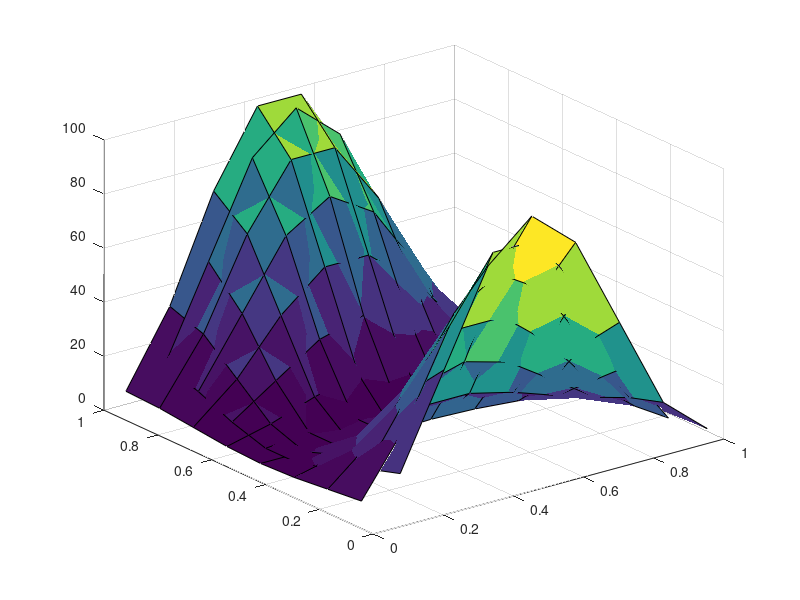

Reproduce this figure in MATLAB. (Note: this script raises an error after producing the figure.)
% Solve for steady state of heterogeneous diffusion in 2D on
% patches as an example application. The microscale is of
% known period so we interpolate next-to-edge values to get
% opposite edge values.  This version implements scenarios
% inspired by Biezemans et al. (2022) \S3, p.12.  AJR, Apr
% 2022
%!TEX root = ../Doc/eqnFreeDevMan.tex
%{
\section{\texttt{homoDiffSoln2}: steady state of a 2D
heterogeneous diffusion via small patches}
\label{sec:homoDiffSoln2}

Here we find the steady state~\(u(x,y)\) to the
heterogeneous \pde
\begin{equation*}
u_t=\divv[c(x,y)\grad u]-u+f,
\quad\text{for } f=100\sin(\pi x)\sin(\pi y).
\end{equation*}
The heterogeneous diffusion~\(c\) varies over two orders of
magnitude in small space distance~\(\epsilon\).  I
include~\(-u\) in the \pde\ to ensure a steady state with
periodic BCs.

\cref{sec:homoDiffSoln2Errs} gives a function that we invoke
to explore the errors in the patch scheme solution.  The 
spectral patch scheme is essentially exact.

\cite{Biezemans2022} discussed an example homogenisation in
2D with heterogeneity of period~\(\epsilon:=\pi/150\) in
both directions.  Ensure integer multiple of heterogeneity
periods in the domain, and initially use three times
bigger~\(\epsilon\).
\begin{matlab}
%}
epsilon = 1/round(50/pi)
%{
\end{matlab}
\cite{Biezemans2022} choose microscale mesh spacing
of~$1/1024$, so the number of micro-grid points in one
period would be~\(1024\epsilon\). But \emph{initially} use
less.
\begin{matlab}
%}
mPeriod = round(128*epsilon) %round(1024*epsilon)
%{
\end{matlab}
So the migro-grid spacing is exactly
\begin{matlab}
%}
dx = epsilon/mPeriod   
%{
\end{matlab}

\paragraph{Diffusivities}
Now form one period of the heterogeneity diffusivities.
\cite{Biezemans2022} used \(c=1 +100 \cos^2(\pi x/\epsilon)
\sin^2(\pi y/\epsilon) \).  Need to shift phases of the
diffusivity by half-micro-grid for diffusivities in each
direction to form two diffusivity matrices on the microscale
lattice.  Variables \verb|h,v| represent~\(\pi x/\epsilon\)
or~\(\pi y/\epsilon\).
\begin{matlab}
%}
cHetr=[];
v=pi*(  1:mPeriod)/mPeriod;
h=pi*(0.5:mPeriod)/mPeriod;
cHetr(:,:,1) = 1+100*cos(h').^2*sin(v).^2;
cHetr(:,:,2) = 1+100*cos(v').^2*sin(h).^2;
%{
\end{matlab}
Plot surfaces of the diffusivity.
\begin{matlab}
%}
figure(2),surf(h/pi,v/pi,cHetr(:,:,2))
hold on,  surf(v/pi,h/pi,cHetr(:,:,1))
hold off, alpha 0.5, drawnow
%{
\end{matlab}

\paragraph{Patch configuration}
As is common, \cite{Biezemans2022} implemented
zero-Dirichlet BCs on $(0,1)^2$.  Here these are
more-or-less encompassed by implementing periodic BCs on
$(-1,1)^2$. Initially use \(8\times8\) patches to have
\(4\times4\) patches in \((0,1)^2\), which then have patch
spacing~\(H\).
\begin{matlab}
%}
nPatch = [8 8]
H = 2./nPatch 
HepsilonRatio = H/epsilon  
%{
\end{matlab}
Best when each patch spans an integral number of periods
plus one grid step.  The smallest such patches are 
\begin{matlab}
%}
nSubP = [1 1]*mPeriod+2 
%{
\end{matlab}
Consequently, the ratio of space computed on, to the space
in the domain is the product of the following ratios in each
direction, namely about~8\% here.
\begin{matlab}
%}
ratio = ((nSubP-2)*dx)./H
%{
\end{matlab}
Specify spectral interpolation.  The edgy interpolation is
self-adjoint \cite[]{Bunder2020a} leading to a symmetric
matrix problem.
\begin{matlab}
%}
configPatches2(@hetDiffForce2,[-1 1 -1 1],nan,nPatch ...
    ,0,ratio,nSubP ,'EdgyInt',true  ...
    ,'hetCoeffs',cHetr );
%{
\end{matlab}


\paragraph{Solve for steady state}
Set initial guess of zero, with \verb|NaN| to indicate
patch-edge values.  Index~\verb|i| are the indices of
patch-interior points, and the number of unknowns is then
its length.
\begin{matlab}
%}
global patches i
u0 = zeros([nSubP,1,1,nPatch]);
u0([1 end],:,:) = nan; u0(:,[1 end],:) = nan;
i = find(~isnan(u0));
nVars = numel(i)
%{
\end{matlab}
Solve by iteration.  Could use \verb|fsolve| for nonlinear
problems, but for linear it is much faster to use
Conjugate-Gradient algorithm.  \verb|gmres| is competitive,
but appears to take twice as long.
% uSoln=gmres(@(u) rhsb-theRes(u),rhsb,[],1e-9,maxIt);
\begin{matlab}
%}
tic;
if 0, uSoln=fsolve(@theRes,u0(i)); 
%{
\end{matlab}
The above is for nonlinear \pde{}s.  For linear \pde{}s,
determine the \textsc{rhs} vector, and make a function that
computes the matrix vector product.
\begin{matlab}
%}
else 
    maxIt = ceil(nVars/10);
    rhsb = theRes(u0(i));
    uSoln = pcg(@(u) rhsb-theRes(u),rhsb,1e-9,maxIt);
end
solnTime = toc
%{
\end{matlab}
Store the solution into the patches, and give magnitudes.
\begin{matlab}
%}
u0(i) = uSoln;
normSoln = norm(uSoln)
normResidual = norm(theRes(uSoln))
%{
\end{matlab}

\paragraph{Draw solution profile}
First reshape arrays to suit 2D space surface plots.
\begin{matlab}
%}
figure(1), clf, colormap(hsv)
x = squeeze(patches.x); y = squeeze(patches.y);
u = reshape(permute(squeeze(u0),[1 3 2 4]), [numel(x) numel(y)]);
%{
\end{matlab}
Draw the patch solution surface in the positive quadrant,
with edge-values omitted as already~\verb|NaN| by not
bothering to interpolate them.
\begin{matlab}
%}
surf(x(:),y(:),u'); view(60,40) 
maxu = ceil(max(u(:))*10)/10;
axis([0 1 0 1 0 maxu]),   caxis([0 maxu])
xlabel('x'), ylabel('y'), zlabel('u(x,y)')
%{
\end{matlab}


\paragraph{Assess errors in the patch scheme}
Invoke the function with desired interpolation: \(0\),~spectral; \(2,4,\ldots\),~polynomial.
\begin{matlab}
%}
errorsPatchScheme(0)
%{
\end{matlab}




\subsection{Microscale discretisation inside patches}

\paragraph{\texttt{hetDiffForce2()}: heterogeneous diffusion PDE}
This function, based upon \cref{sec:heteroDiff2}, codes the
lattice heterogeneous diffusion of the \pde\ inside the
patches.  For 6D input arrays~\verb|u|, \verb|x|,
and~\verb|y|, computes the time derivativeat each point in
the interior of a patch, output in~\verb|ut|.  The two 2D
array of diffusivities,~$c^x_{ij}$ and~$c^y_{ij}$, are
stored in~\verb|patches.cs| (3D). 
\begin{matlab}
%}
function ut = hetDiffForce2(t,u,patches)
  dx = diff(patches.x(2:3));  % x space step
  dy = diff(patches.y(2:3));  % y space step
  ix = 2:size(u,1)-1; % x interior points in a patch
  iy = 2:size(u,2)-1; % y interior points in a patch
  ut = nan+u;         % preallocate output array
  fu = -u+100*sin(pi*patches.x).*sin(pi*patches.y);
  ut(ix,iy,:,:,:,:) ...
  = diff(patches.cs(:,iy,1).*diff(u(:,iy,:,:,:,:),1),1)/dx^2 ...
   +diff(patches.cs(ix,:,2).*diff(u(ix,:,:,:,:,:),1,2),1,2)/dy^2 ...
   +fu(ix,iy,:,:,:,:); 
end% function
%{
\end{matlab}


\paragraph{\texttt{theRes()}: function to zero}
This functions converts a vector of values into the interior
values of the patches, then evaluates the time derivative of
the system, and returns the vector of patch-interior time
derivatives.
\begin{matlab}
%}
function f=theRes(u)
  global i patches
  v=nan(size(patches.x+patches.y));
  v(i)=u;
  f=patchSys2(0,v(:),patches);
  f=f(i);
end
%{
\end{matlab}





\subsection{Function to explore errors in the patch scheme}
\label{sec:homoDiffSoln2Errs}
We find the spectral interpolation patch scheme accurate to
essentially zero errors, namely errors less
than~\(10^{-10}\).  Non-spectral interpolation has errors
that decrease roughly like expected power of patch spacing.

The single argument~\verb|ord| is~\(0\) for spectral
interpolation and \(2,4,\ldots\) for corresponding
polynomial interpolation schemes.
\begin{matlab}
%}
function errorsPatchScheme(ord)
warning('Assessing errors via varying number of patches')
%{
\end{matlab}

Use a hierarchy of cases with increasing number of
patches---the number increasing by~\(3^2\) from one level to
the next in the hierarchy.  Then the higher resolution
patches precisely contain the lower resolution cases.  The
case when index \verb|k=kMax| corresponds to the full-domain
solution. \cite{Biezemans2022} use heterogeneity of
period~\(\epsilon:=\pi/150\approx 0.021\) in both
directions, here with \verb|kMax=3| use
\(\epsilon\approx0.037\).  Ensure integer multiple of
heterogeneity periods in the full domain.  
\begin{matlab}
%}
kMax = 3
epsilon = 1/3^kMax
%{
\end{matlab}
\cite{Biezemans2022} choose microscale mesh spacing
of~$1/1024$, so their number of micro-grid points in one
period is~\(1024\epsilon\approx 21\). But here use less
because less is plenty enough---the issue is the accuracy of
the patch scheme to whatever micro-grid system is given,
\emph{not} the accuracy of the micro-grid system to the
\pde.
\begin{matlab}
%}
mPeriod = 9 
%{
\end{matlab}
So the migro-grid spacing is
\begin{matlab}
%}
dx = epsilon/mPeriod   
%{
\end{matlab}

\paragraph{Diffusivities}
Now form one period of the heterogeneity diffusivities
exactly as in above code.
\begin{matlab}
%}
cHetr=[];
v=pi*(  1:mPeriod)/mPeriod;
h=pi*(0.5:mPeriod)/mPeriod;
cHetr(:,:,1) = 1+100*cos(h').^2*sin(v).^2;
cHetr(:,:,2) = 1+100*cos(v').^2*sin(h).^2;
%{
\end{matlab}


\paragraph{Loop over different patch spacings}
\begin{matlab}
%}
for k=1:kMax
nPatch = [2 2]*3^k
%{
\end{matlab}

\paragraph{Patch configuration}
Zero-Dirichlet BCs on $(0,1)^2$ are
more-or-less encompassed by implementing periodic BCs on
$(-1,1)^2$. 
\begin{matlab}
%}
H = 2./nPatch 
HepsilonRatio = H/epsilon  
%{
\end{matlab}
Best when each patch spans an integral number of periods
plus one grid step.  The smallest such patches are 
\begin{matlab}
%}
nSubP = [1 1]*mPeriod+2 
%{
\end{matlab}
Consequently, the ratios of space computed on is the
following.  The  case \verb|k=kMax| gives a ratio of
precisely one that characterises a full-domain problem.
\begin{matlab}
%}
ratio = ((nSubP-2)*dx)./H
%{
\end{matlab}
The edgy interpolation leads to a symmetric matrix problem
\cite[]{Bunder2020a}.
\begin{matlab}
%}
configPatches2(@hetDiffForce2,[-1 1 -1 1],nan,nPatch ...
    ,ord,ratio,nSubP ,'EdgyInt',true  ...
    ,'hetCoeffs',cHetr );
%{
\end{matlab}


\paragraph{Solve for steady state}
Set initial guess of zero, with \verb|NaN| to indicate
patch-edge values.  Index~\verb|i| are the indices of
patch-interior points, and the number of unknowns is then
its length.
\begin{matlab}
%}
global patches i
u0 = zeros([nSubP,1,1,nPatch]);
u0([1 end],:,:) = nan; u0(:,[1 end],:) = nan;
i = find(~isnan(u0));
nVars = numel(i)
%{
\end{matlab}
For this linear problem it is fast to solve with the
Conjugate-Gradient algorithm. Determine the \textsc{rhs}
vector, and use a function that computes the matrix vector
product.
\begin{matlab}
%}
tic
rhsb = theRes(u0(i));
uSoln = pcg(@(u) rhsb-theRes(u),rhsb,1e-6,999);
solnTime = toc
%{
\end{matlab}
Store the solution into the patches, and trace magnitudes.
\begin{matlab}
%}
u0(i) = uSoln;
normSoln = norm(uSoln)
normResidual = norm(theRes(uSoln))
%{
\end{matlab}

\paragraph{End loop over different patch spacings}
Store 4D field values in cell array for post-processing.
\begin{matlab}
%}
us{k}=squeeze(u0);
end%for
%{
\end{matlab}


\paragraph{Compare errors across cases}
There are nine patches common to all grids (36~if one counts
all quadrants), indexed by the following patch indices.
\begin{matlab}
%}
disp('**** Relate errors for different patch spacing ****')
if ord==0, disp('**** Spectral interpolation between patches')
else disp(['**** Polynomial interpolation, order ' num2str(ord)])
end
i=2:nSubP-1;
I{1}=1:3;
for k=2:kMax, I{k}=3*I{k-1}-1; end
%{
\end{matlab}
Determine errors by computing difference between patch
schemes: the final patch scheme is a full-domain solution
and hence `exact'.  Look at the \textsc{rms} error in each
of the patches.  Find the overall error for each patch,
their ratios, and the rough order of decrease.
\begin{matlab}
%}
rmsError=[]; errorRatios=[]; orderInH=[];
for k=1:kMax-1
  error{k}=us{k}(i,i,I{k},I{k})-us{kMax}(i,i,I{kMax},I{kMax});
  rmsError(:,:,k)=squeeze(rms(rms(error{k})));
  if (k>1)&(ord>0)
    errorRatios(:,:,k-1)=rmsError(:,:,k)./rmsError(:,:,k-1);
    orderInH(:,:,k-1)=-log(errorRatios(:,:,k-1))/log(3);
  end
end
%{
\end{matlab}
Display the results, and end the function.
\begin{matlab}
%}
rmsError=rmsError
errorRatios=errorRatios
orderInH=orderInH
end%function
%{
\end{matlab}

Fin.
%}
